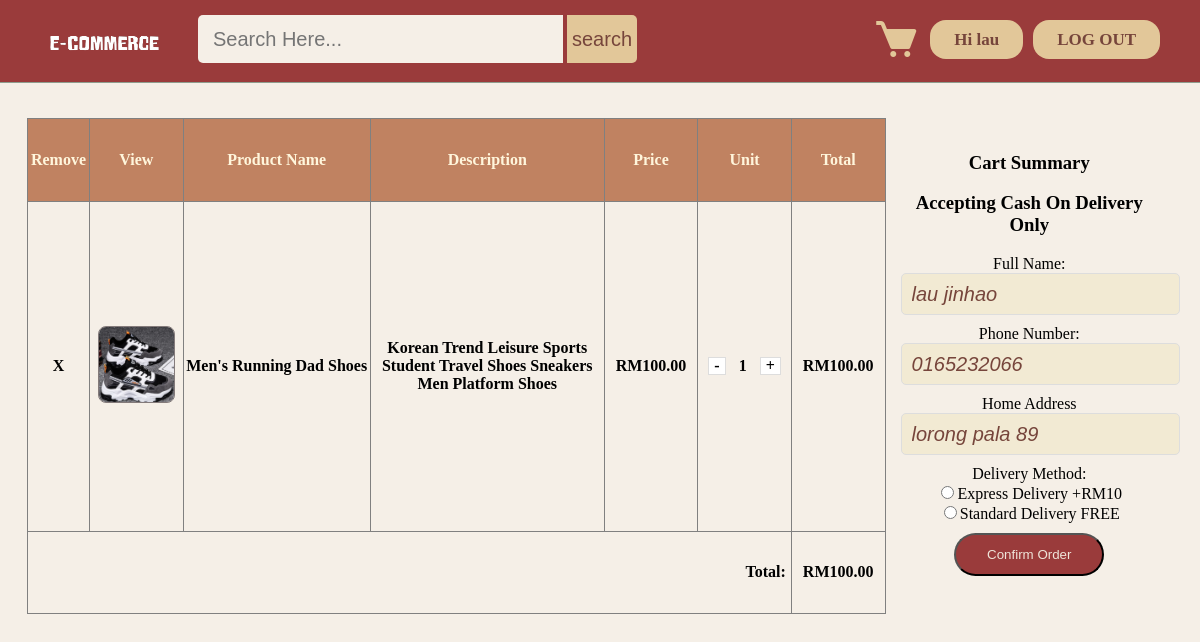
The page /mycart.php?userid=3 (signed in) on the database its author committed.
### tables this page shows
CREATE TABLE `user` (
  `id` int(11) NOT NULL,
  `firstname` varchar(25) NOT NULL,
  `lastname` varchar(25) NOT NULL,
  `email` varchar(100) NOT NULL,
  `phoneno` varchar(20) NOT NULL,
  `address` varchar(120) NOT NULL,
  `password` varchar(100) NOT NULL,
  `isAdmin` int(1) NOT NULL DEFAULT 0
);

CREATE TABLE `cart` (
  `id` int(11) NOT NULL,
  `userid` int(11) NOT NULL,
  `productid` int(11) NOT NULL,
  `quantity` int(11) NOT NULL
);

CREATE TABLE `products` (
  `id` int(11) NOT NULL,
  `productname` varchar(100) NOT NULL,
  `price` int(11) NOT NULL,
  `description` text NOT NULL,
  `availableunit` int(11) NOT NULL,
  `item` varchar(100) NOT NULL,
  `image` text NOT NULL
);

### mycart.php (the view, shortened to what this page needs)
<?php
include("config.php");
if (!isset($_SESSION['user_login'])) {
    header("location: login.php");
} else {
    $user = $_SESSION['user_login'];
    $result = mysqli_query($conn, "SELECT * FROM user WHERE id='$user'");
    $get_user_email = mysqli_fetch_assoc($result);
    $last_name_db = $get_user_email != null ? $get_user_email['lastname'] : null;
    $phone_number_db = $get_user_email != null ? $get_user_email['phoneno'] : null;
    $address_db = $get_user_email != null ? $get_user_email['address'] : null;
}
$subtotal = 0;
$query = "SELECT * FROM cart WHERE userid='$user'";
$run = mysqli_query($conn, $query);
while ($row = mysqli_fetch_assoc($run)) {
    $quantity = $row['quantity'];
    $productid = $row['productid'];
    $query1 = "SELECT price FROM products WHERE id='$productid'";
    $result1 = mysqli_query($conn, $query1);
    $row1 = mysqli_fetch_assoc($result1);
    $total = ($quantity * $row1['price']);
    $subtotal += $total;
}
?>
<!DOCTYPE html>
<html>
<head>
    <link href='https://unpkg.com/boxicons@2.1.4/css/boxicons.min.css' rel='stylesheet'>
    <link rel="stylesheet" type="text/css" href="css/style.css">
</head>
<body>
    <?php include("header.php");
    if (isset($success_message)) {
        echo '<h3 class="confirm-order">Payment & Delivery</h3>';
        $user = $_SESSION['user_login'];
        $result = mysqli_query($conn, "SELECT * FROM user WHERE id='$user'");
        $get_user_email = mysqli_fetch_assoc($result);
        $first_name_db = $get_user_email['firstname'];
        $last_name_db = $get_user_email['lastname'];
        $email_db = $get_user_email['email'];
        $phone_number_db = $get_user_email['phoneno'];
        $address_db = $get_user_email['address'];
        $del = $_POST['delivery'];
        echo '<div class="confirm-order">
								<p><b>Full Name: </b>' . $first_name_db . ' ' . $last_name_db . '</p>
							</div>
							<div class="confirm-order">
								<p><b>Email: </b>' . $email_db . '</p>
							</div>
							<div class="confirm-order">
								<p><b>Contact Number: </b>' . $phone_number_db . '</p>
							</div>
							<div class="confirm-order">
								<p><b>Home Address: </b>' . $address_db . '</p>
							</div>
							<div class="confirm-order">
								<p><b>Delivery Method: </b>' . $del . '</p>
							</div>
							<div class="confirm-order">
								<p><b>Total: </b>RM ' . number_format($subtotal, 2) . '</p>
							</div>
							<div class="confirm-order">
								<p><b>Delivery Fee: </b>RM ' . number_format($delivery_fee, 2) . '</p>
							</div>
							<div class="confirm-order">
								<p><b>Final Total: </b>RM ' . number_format($final_total, 2) . '</p>
							</div>
							<div>
								<input type="button" class="button" value="View Your Order"onclick="window.location.href=\'order.php\';">
							</div>';
    } else {
        echo '<div class="cart-container" style="margin-top: 20px; padding: 0 1%;">';
        echo '<div class="cart-left">';
        echo '<table border="1" id="projectable">';
        echo '<tr style="font-weight: bold; color:#FFF6DC;" colspan="10" bgcolor="#C08261">';
        echo '<th style="width:5%">Remove</th>';
        echo '<th style="width:10%">View</th>';
        echo '<th style="width:20%">Product Name</th>';
        echo '<th style="width:25%">Description</th>';
        echo '<th style="width:10%">Price</th>';
        echo '<th style="width:10%">Unit</th>';
        echo '<th style="width:10%">Total</th>';
        echo '</tr>';
        $subtotal = 0;
        $run = mysqli_query($conn, "SELECT * FROM cart WHERE userid='$user' ORDER BY id DESC");
        while ($row = mysqli_fetch_assoc($run)) {
            $productid = $row['productid'];
            $quantity = $row['quantity'];
            $query1 = "SELECT * FROM products WHERE id='$productid'";
            $run1 = mysqli_query($conn, $query1);
            $row1 = mysqli_fetch_assoc($run1);
            $total = $quantity * $row1['price'];
            $subtotal += $total;
            echo '<tr>';
            echo '<th><div class="home-prodlist-img"><a href="delete_cart.php?did=' . $row1['id'] . '" style="text-decoration: none;color: black;">X</a></div></th>';
            echo '<th><div class="home-prodlist-img"><a href="Products/view_product.php?productid=' . $row1['id'] . '"><img src="image/product/' . $row1['item'] . '/' . $row1['image'] . '" class="home-prodlist-imgi" style="height: 75px; width: 75px;"></a></div></th>';
            echo '<th>' . $row1['productname'] . '</th>';
            echo '<th>' . $row1['description'] . '</th>';
            echo '<th>RM' . number_format($row1['price'], 2) . '</th>';
            echo '<th><div class="quantity-modifiers"><a href="delete_cart.php?zid=' . $row1['id'] . '" class="modifier-link">-</a><span class="quantity">' . $quantity . '</span><a href="delete_cart.php?aid=' . $productid . '" class="modifier-link">+</a></div></th>';
            echo '<th>RM' . number_format($total, 2) . '</th>';
            echo '</tr>';
        }
        echo '<tr>';
        echo '<th colspan="6" align="right">Total:&nbsp;</th>';
        echo '<th>RM' . number_format($subtotal, 2) . '</th>';
        echo '</tr>';
        echo '</table>';
        echo '<div class="cart-right">
					<h3 style="text-align: center; ">Cart Summary</h3>';
        echo '<form action="" method="POST" class="cart_info_container">
                                <div>
                                    <h3>Accepting Cash On Delivery Only</h3>
									<div>
										<label>Full Name:</label>
										<input name="fullname" placeholder="Your name" required="required" class="type_box" value="' . $first_name_db . ' ' . $last_name_db . '">
									</div>
                                    <div>
										<label>Phone Number:</label>
										<input name="phoneno" placeholder="Your phone number" required="required" class="type_box" value="' . $phone_number_db . '">
                                    </div>
									<div>
										<label>Home Address</label>
										<input name="address" id="password-1" required="required" placeholder="Write your full address" class="type_box" value="' . $address_db . '">
                                    </div>
									<div>
										<label>Delivery Method: </label>
										<div>
											<input name="delivery" required="required" value="Express delivery" type="radio">Express Delivery +RM10
										</div>
										<div>
											<input name="delivery" required="required" value="Standard delivery" type="radio">Standard Delivery FREE
										</div>
									</div>
                                    <div style="margin-top: 10px;">
                                            <input onclick="myFunction()" name="order" class="button" type="submit" value="Confirm Order" style="width: 150px;">
                                    </div>
                                    <div class="signup_error_msg"> ';
        echo '</div>
                </form>
                </div>
                    ';
    }
    ?>
</body>
</html>

### header.php
<?php
if (!isset($_SESSION['user_login'])) {
    $user = "";
    $first_name_db = "";
} else {
    $user = $_SESSION['user_login'];
    $result = mysqli_query($conn, "SELECT * FROM user WHERE id='$user'");
    if ($result) {
        $get_user_email = mysqli_fetch_assoc($result);
        $first_name_db = ($get_user_email != null) ? $get_user_email['firstname'] : "";
    } else {
        $first_name_db = "";
    }
}
?>
<div class="homepageheader" style="position: relative;">
    <div class="registerButton loginButton">
        <div class="uiloginbutton registerButton loginButton" style="margin-right: 40px;">
            <?php
            if ($user != "") {
                $logout_url = file_exists("logout.php") ? "logout.php" : "../logout.php";
                echo '<a style="text-decoration: none; color: #76453B;" href="' . $logout_url . '">LOG OUT</a>';
            } else {
                $register_url = file_exists("register.php") ? "register.php" : "../register.php";
                echo '<a style="color: #76453B; text-decoration: none;" href="' . $register_url . '">SIGN UP</a>';
            }
            ?>
        </div>
        <div class="uiloginbutton registerButton loginButton">
            <?php
            if ($user != "") {
                $profile_url = file_exists("profile.php") ? 'profile.php?userid=' . $user : '../profile.php?userid=' . $user;
                echo '<a style="text-decoration: none; color: #76453B;" href="' . $profile_url . '">Hi ' . $first_name_db . '</a>';
            } else {
                $login_url = file_exists("login.php") ? "login.php" : "../login.php";
                echo '<a style="text-decoration: none; color: #76453B;" href="' . $login_url . '">LOG IN</a>';
            }
            ?>
        </div>
        <div class="cartButton">
            <?php
            $cart_url = file_exists("mycart.php") ? 'mycart.php?userid=' . $user : '../mycart.php?userid=' . $user;
            echo '<a href="' . $cart_url . '"><i class="bx bxs-cart bx-lg" style="color:#E2C799;"></i></a>';
            ?>
        </div>
    </div>
    <div style="float: left; margin: 5px 0px 0px 23px;">
        <?php
        $logo_path = 'image/logo.png';
        if (file_exists($logo_path)) {
            echo '<a href="index.php"><img style="height: 75px; width: 160px;" src="' . $logo_path . '"></a>';
        } else {
            echo '<a href="../index.php"><img style="height: 75px; width: 160px;" src="../image/logo.png"></a>';
        }
        ?>
    </div>
    <div>
        <form id="search" method="get"
            action="<?php echo file_exists('Products/search.php') ? 'Products/search.php' : 'search.php'; ?>">
            <input type="text" class="srctextinput" name="keywords" placeholder="Search Here..." style="height: 30px;">
            <input type="submit" value="search" class="srcbutton">
        </form>
    </div>
</div>

### css/style.css (style rules this page uses)
body { padding: 0px; margin: 0px; width: 100%; position: relative; background-color: #F5EFE7; min-width: 1080px; }
.homepageheader { position: fixed; height: 82px; width: 100%; min-width: 980px; border-bottom: 1px solid #8E9D8E; margin: 0px; background-color: #9A3B3B; }
.loginButton .registerButton { color: #76453B; background: #E2C799; cursor: pointer; display: inline-block; font-weight: bold; line-height: 15px; padding: 12px 24px; border-radius: 16px; text-align: center; text-decoration: none; float: right; margin: 20px 0px 0px 10px; font-size: 17px; }
table { width: 100%; border-collapse: collapse; }
.button { display: block; margin: 8px auto; border-radius: 25px; width: 30%; padding: 12px 20px; color: #EFE4D9; background: #9A3B3B; }
.type_box { font-size: 20px; font-style: italic; margin-bottom: 3px; margin-top: 0px; padding: 14px; line-height: 25px; border-radius: 4px; border: 1px solid #76453B; margin-left: 0; width: 270px; height: 20px; color: #76453B; background: #F2EAD3; }
.quantity-modifiers { display: flex; align-items: center; justify-content: center; }
.modifier-link { text-decoration: none; padding: 0 5px; font-size: 16px; color: black; border: 1px solid #ddd; margin: 0 2px; background: #fff; line-height: 1; }
.quantity { padding: 0 5px; font-size: 16px; text-align: center; min-width: 20px; }
.cart_info_container { text-align: center; }
#search { float: left; padding: 15px; }
.srctextinput { height: 30px; padding: 9px 15px; font-size: 20px; border: none; color: #76453B; background: #F5EFE7; border-top-left-radius: 5px 5px; border-bottom-left-radius: 5px 5px; width: 335px; }
.srcbutton { height: 48px; padding: 9px 5px; font-size: 20px; outline: none; border: none; cursor: pointer; text-align: center; text-decoration: none; color: #76453B; background: #E2C799; border-top-right-radius: 5px 5px; border-bottom-right-radius: 5px 5px; }
.cartButton { background: none; float: right; cursor: pointer; display: inline-block; margin-top: 15px; }
.cart-container { display: flex; padding: 10px; }
.cart-left { display: flex; justify-content: center; flex: 70%; padding: 15px; }
.cart-right { flex: 30%; padding: 15px; max-width: 400px; }
.home-prodlist-imgi { height: 270px; width: 300px; padding: 0px; border: 1px solid #847b7b; border-radius: 8px; }
.signup_error_msg { font-weight: bold; color: #A92A2A; padding: 0px 10px 15px 10px; text-align: center; font-size: 16px; }

### mycart.php (style rules this page uses)
.type_box { width: 100%; padding: 10px; margin-bottom: 10px; border: 1px solid #ddd; border-radius: 5px; }

### rows shown on the page
user: firstname "lau", fullname "lau jinhao", phoneno "0165232066", address "lorong pala 89"
cart: productid.image (picture), productid.productname "Men's Running Dad Shoes", productid.description "Korean Trend Leisure Sports Student Travel Shoes Sneakers Men Platform Shoes", productid.price "100.00", quantity "1", quantity.price "100.00"

### other values the page prints
$subtotal "100.00"
